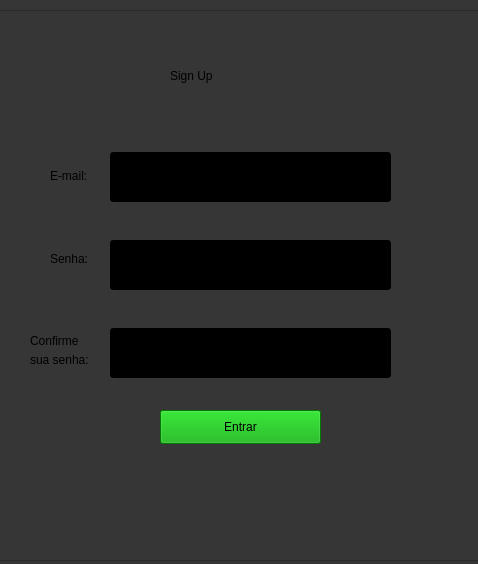
<?xml version="1.0" encoding="UTF-8"?>
<ui version="4.0">
 <class>appqt</class>
 <widget class="QWidget" name="appqt">
  <property name="geometry">
   <rect>
    <x>0</x>
    <y>0</y>
    <width>478</width>
    <height>564</height>
   </rect>
  </property>
  <property name="minimumSize">
   <size>
    <width>0</width>
    <height>0</height>
   </size>
  </property>
  <property name="windowTitle">
   <string>appqt</string>
  </property>
  <property name="styleSheet">
   <string notr="true">background-color: rgb(54, 54, 54);</string>
  </property>
  <widget class="QFrame" name="frame_2">
   <property name="geometry">
    <rect>
     <x>-30</x>
     <y>10</y>
     <width>531</width>
     <height>551</height>
    </rect>
   </property>
   <property name="styleSheet">
    <string notr="true">background-color: rgb(54, 54, 54);</string>
   </property>
   <property name="frameShape">
    <enum>QFrame::StyledPanel</enum>
   </property>
   <property name="frameShadow">
    <enum>QFrame::Raised</enum>
   </property>
   <widget class="QLabel" name="label">
    <property name="geometry">
     <rect>
      <x>80</x>
      <y>150</y>
      <width>61</width>
      <height>31</height>
     </rect>
    </property>
    <property name="styleSheet">
     <string notr="true">font: 75 italic 12pt &quot;Noto Sans&quot;;</string>
    </property>
    <property name="text">
     <string>E-mail:</string>
    </property>
   </widget>
   <widget class="QLabel" name="label_2">
    <property name="geometry">
     <rect>
      <x>80</x>
      <y>240</y>
      <width>58</width>
      <height>18</height>
     </rect>
    </property>
    <property name="styleSheet">
     <string notr="true">font: 75 italic 12pt &quot;Noto Sans&quot;;</string>
    </property>
    <property name="text">
     <string>Senha:</string>
    </property>
   </widget>
   <widget class="QLabel" name="label_3">
    <property name="geometry">
     <rect>
      <x>200</x>
      <y>40</y>
      <width>141</width>
      <height>51</height>
     </rect>
    </property>
    <property name="styleSheet">
     <string notr="true">font: 75 italic 26pt &quot;Noto Sans&quot;;</string>
    </property>
    <property name="text">
     <string>Sign Up</string>
    </property>
   </widget>
   <widget class="QWidget" name="layoutWidget">
    <property name="geometry">
     <rect>
      <x>140</x>
      <y>110</y>
      <width>281</width>
      <height>291</height>
     </rect>
    </property>
    <layout class="QVBoxLayout" name="verticalLayout">
     <item>
      <widget class="QLineEdit" name="email">
       <property name="minimumSize">
        <size>
         <width>0</width>
         <height>50</height>
        </size>
       </property>
       <property name="styleSheet">
        <string notr="true">background-color: rgb(0, 0, 0);</string>
       </property>
       <property name="placeholderText">
        <string>Digite seu e-mail</string>
       </property>
      </widget>
     </item>
     <item>
      <widget class="QLineEdit" name="password">
       <property name="minimumSize">
        <size>
         <width>0</width>
         <height>50</height>
        </size>
       </property>
       <property name="styleSheet">
        <string notr="true">background-color: rgb(0, 0, 0);</string>
       </property>
       <property name="echoMode">
        <enum>QLineEdit::Password</enum>
       </property>
       <property name="placeholderText">
        <string>Digite sua senha</string>
       </property>
      </widget>
     </item>
     <item>
      <widget class="QLineEdit" name="confirmpass">
       <property name="minimumSize">
        <size>
         <width>0</width>
         <height>50</height>
        </size>
       </property>
       <property name="styleSheet">
        <string notr="true">background-color: rgb(0, 0, 0);</string>
       </property>
       <property name="text">
        <string/>
       </property>
       <property name="echoMode">
        <enum>QLineEdit::Password</enum>
       </property>
       <property name="placeholderText">
        <string>Confirme sua senha</string>
       </property>
      </widget>
     </item>
    </layout>
   </widget>
   <widget class="QLabel" name="label_4">
    <property name="geometry">
     <rect>
      <x>60</x>
      <y>320</y>
      <width>71</width>
      <height>21</height>
     </rect>
    </property>
    <property name="styleSheet">
     <string notr="true">font: 75 italic 12pt &quot;Noto Sans&quot;;
font: 10pt &quot;Noto Sans&quot;;
</string>
    </property>
    <property name="text">
     <string>Confirme</string>
    </property>
   </widget>
   <widget class="QLabel" name="label_5">
    <property name="geometry">
     <rect>
      <x>60</x>
      <y>340</y>
      <width>71</width>
      <height>20</height>
     </rect>
    </property>
    <property name="text">
     <string>sua senha:</string>
    </property>
   </widget>
   <widget class="QPushButton" name="signupbutton">
    <property name="geometry">
     <rect>
      <x>190</x>
      <y>400</y>
      <width>161</width>
      <height>34</height>
     </rect>
    </property>
    <property name="styleSheet">
     <string notr="true">background-color: rgb(0, 170, 0);
border-color: rgb(0, 0, 127);</string>
    </property>
    <property name="text">
     <string>Entrar</string>
    </property>
   </widget>
  </widget>
 </widget>
 <resources/>
 <connections/>
</ui>
